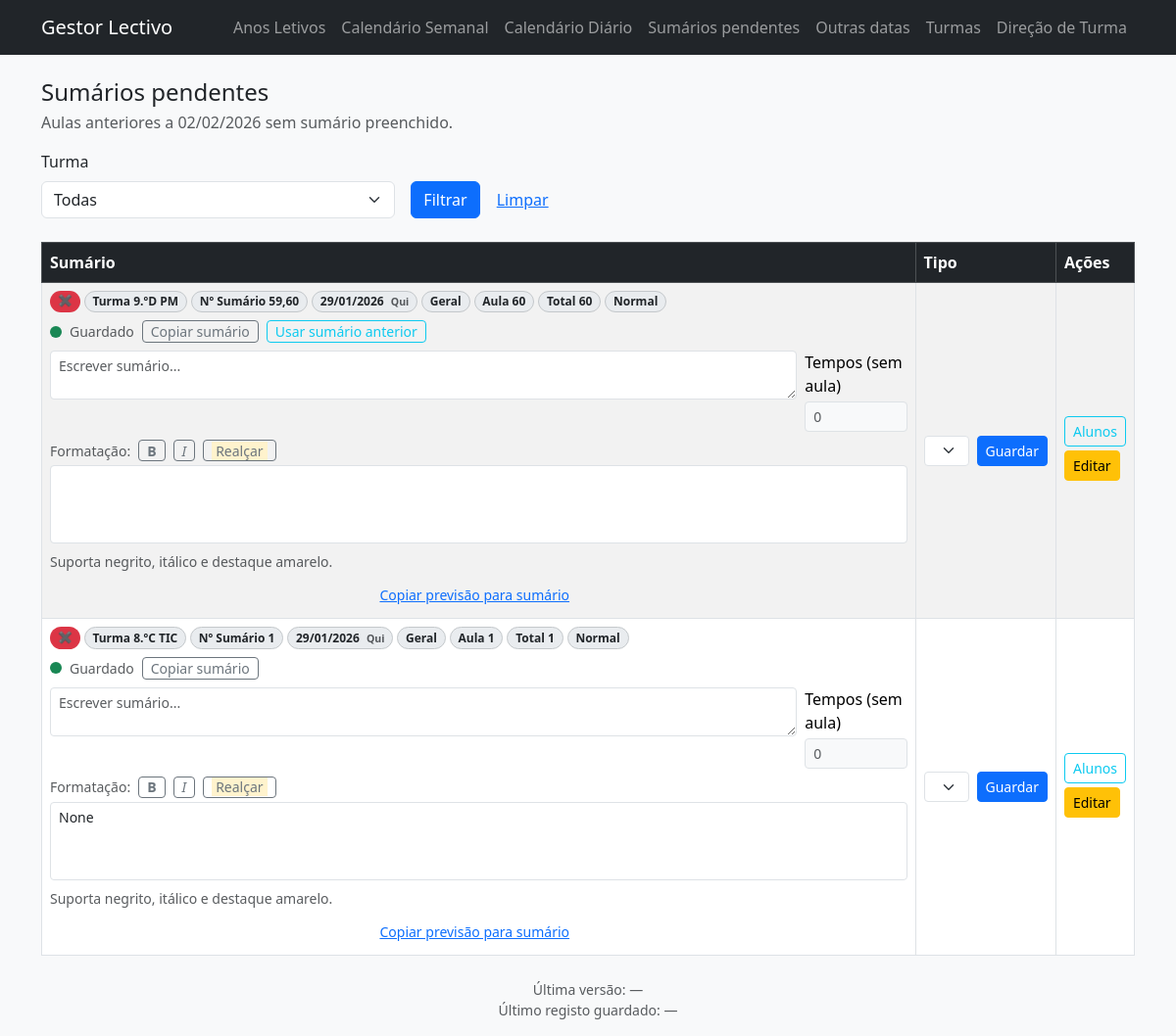
Page /calendario/sumarios-pendentes on the committed database.
### models.py (models this page shows)
class CalendarioAula(db.Model):
    __tablename__ = "calendario_aulas"
    id = db.Column(db.Integer, primary_key=True)
    turma_id = db.Column(db.Integer, db.ForeignKey("turmas.id"), nullable=False)
    periodo_id = db.Column(db.Integer, db.ForeignKey("periodos.id"), nullable=False)
    data = db.Column(db.Date, nullable=False)
    weekday = db.Column(db.Integer, nullable=False)
    modulo_id = db.Column(db.Integer, db.ForeignKey("modulos.id"))
    modulo = db.relationship("Modulo")
    numero_modulo = db.Column(db.Integer)
    total_geral = db.Column(db.Integer)
    sumarios = db.Column(db.String(255))
    tipo = db.Column(db.String(50), default="normal", nullable=False)
    apagado = db.Column(db.Boolean, default=False, nullable=False)
    tempos_sem_aula = db.Column(db.Integer, default=0)
    observacoes = db.Column(db.Text)
    sumario = db.Column(db.Text)
    previsao = db.Column(db.Text)
    atividade = db.Column(db.Boolean, default=False, server_default="0", nullable=False)
    atividade_nome = db.Column(db.Text)
    turma = db.relationship("Turma", backref="calendario_aulas")
    avaliacoes = db.relationship(
        "AulaAluno", back_populates="aula", cascade="all, delete-orphan"
    )
    __table_args__ = (
        db.Index("ix_cal_aulas_turma_data", "turma_id", "data", "apagado"),
        db.Index("ix_cal_aulas_periodo", "periodo_id", "data"),
        db.Index("ix_cal_aulas_modulo", "modulo_id"),
    )

class Turma(db.Model):
    __tablename__ = "turmas"
    id = db.Column(db.Integer, primary_key=True)
    nome = db.Column(db.String(50), nullable=False)
    tipo = db.Column(db.String(20), nullable=False, default="regular")
    periodo_tipo = db.Column(db.String(20), nullable=False, default="anual")
    ano_letivo_id = db.Column(db.Integer, db.ForeignKey("anos_letivos.id"))
    ano_letivo = db.relationship("AnoLetivo", backref="turmas")
    livros_turmas = db.relationship(
        "LivroTurma",
        back_populates="turma",
        cascade="all, delete-orphan",
    )
    livros = db.relationship(
        "Livro",
        secondary=lambda: LivroTurma.__table__,
        back_populates="turmas",
    )
    carga_segunda = db.Column(db.Float, nullable=True)
    carga_terca = db.Column(db.Float, nullable=True)
    carga_quarta = db.Column(db.Float, nullable=True)
    carga_quinta = db.Column(db.Float, nullable=True)
    carga_sexta = db.Column(db.Float, nullable=True)
    tempo_segunda = db.Column(db.Integer, nullable=True)
    tempo_terca = db.Column(db.Integer, nullable=True)
    tempo_quarta = db.Column(db.Integer, nullable=True)
    tempo_quinta = db.Column(db.Integer, nullable=True)
    tempo_sexta = db.Column(db.Integer, nullable=True)
    letiva = db.Column(db.Boolean, nullable=False, default=True, server_default="1")
    turmas_disciplinas = db.relationship(
        "TurmaDisciplina",
        back_populates="turma",
        cascade="all, delete-orphan",
    )
    disciplinas = db.relationship(
        "Disciplina",
        secondary=lambda: TurmaDisciplina.__table__,
        back_populates="turmas",
    )
    alunos = db.relationship(
        "Aluno",
        back_populates="turma",
        cascade="all, delete-orphan",
    )

class Modulo(db.Model):
    __tablename__ = "modulos"
    id = db.Column(db.Integer, primary_key=True)
    turma_id = db.Column(db.Integer, db.ForeignKey("turmas.id"), nullable=False)
    nome = db.Column(db.String(255), nullable=False)
    total_aulas = db.Column(db.Integer, nullable=False)
    tolerancia = db.Column(db.Integer, nullable=False, default=2)

### app.py (the view)
    @app.route("/calendario/sumarios-pendentes")
    def calendario_sumarios_pendentes():
        hoje = date.today()
        turma_id = request.args.get("turma_id", type=int)
        turma_selecionada = Turma.query.get(turma_id) if turma_id else None
        aulas = listar_sumarios_pendentes(hoje, turma_id=turma_id)
        faltas_por_aula = _mapear_alunos_em_falta(aulas)
        aulas_com_avaliacao = _mapear_aulas_com_avaliacao(aulas)
        anos_fechados = {
            a.turma_id: bool(
                a.turma and a.turma.ano_letivo and a.turma.ano_letivo.fechado
            )
            for a in aulas
            if a.turma_id
        }
        sumarios_anteriores = _mapear_sumarios_anteriores(aulas)
        return render_template(
            "turmas/sumarios_pendentes.html",
            hoje=hoje,
            aulas=aulas,
            turmas=turmas_abertas_ativas(),
            turma_selecionada=turma_selecionada,
            faltas_por_aula=faltas_por_aula,
            aulas_com_avaliacao=aulas_com_avaliacao,
            sumarios_anteriores=sumarios_anteriores,
            tipos_sem_aula=DEFAULT_TIPOS_SEM_AULA,
            tipos_aula=TIPOS_AULA,
            tipo_labels=dict(TIPOS_AULA),
            anos_fechados=anos_fechados,
        )

### templates/turmas/sumarios_pendentes.html (shortened to what this page needs)
{% extends "base.html" %}
{% set title = "Sumários pendentes" %}
{% block content %}
  <div class="d-flex justify-content-between align-items-center mb-3">
    <div>
      <h1 class="h4 mb-1">Sumários pendentes</h1>
      <div class="text-muted">Aulas anteriores a {{ hoje.strftime('%d/%m/%Y') }} sem sumário preenchido.</div>
    </div>
    {% set algum_editavel = false %}
    {% for aula in aulas %}
      {% if not anos_fechados.get(aula.turma_id, False) %}{% set algum_editavel = true %}{% endif %}
    {% endfor %}
  </div>
  <form class="row g-3 align-items-end mb-4">
    <div class="col-md-4">
      <label class="form-label" for="turma-filtro">Turma</label>
      <select id="turma-filtro" name="turma_id" class="form-select">
        <option value="">Todas</option>
      </select>
    </div>
    <div class="col-auto">
      <button class="btn btn-primary" type="submit">Filtrar</button>
      <a class="btn btn-link" href="/calendario/sumarios-pendentes">Limpar</a>
    </div>
  </form>
  {% if not aulas %}
    <div class="alert alert-success">Não existem sumários pendentes anteriores a hoje.</div>
  {% else %}
    <table class="table table-striped table-bordered align-middle">
      <thead class="table-dark">
        <tr>
          <th style="width: 65%;">Sumário</th>
          <th>Tipo</th>
          <th style="width: 160px;">Ações</th>
        </tr>
      </thead>
      <tbody>
        {% for a in aulas %}
          {% set sumarios_limpos = (a.sumarios or '').split(',')|map('trim')|reject('equalto','')|list %}
          {% set total_base = sumarios_limpos|length if sumarios_limpos|length > 0 else 1 %}
          {% set total_previsto = [total_base, a.tempos_sem_aula or 0]|max %}
          {% if total_previsto < 1 %}{% set total_previsto = 1 %}{% endif %}
          {% set faltas = a.tempos_sem_aula if a.tempos_sem_aula is not none else (total_previsto if a.tipo in tipos_sem_aula else 0) %}
          {% set faltas = [faltas, total_previsto]|min %}
          {% set faltas = [faltas, 0]|max %}
          {% set sem_aula = a.tipo in tipos_sem_aula %}
          {% set sem_aula_total = sem_aula and faltas >= total_previsto %}
          {% set tipo_label = tipo_labels.get(a.tipo, a.tipo) if tipo_labels is defined else a.tipo %}
          {% set turma_fechada = anos_fechados.get(a.turma_id, False) %}
          {% set form_id = 'sumario-form-' ~ a.id %}
          {% set sumario_anterior = sumarios_anteriores.get(a.id) if sumarios_anteriores is defined else None %}
          {% set alunos_abertos = a.id in aulas_com_avaliacao if aulas_com_avaliacao is defined else False %}
          <tr>
            <td class="w-100">
              <div class="d-flex flex-wrap gap-1 mb-2">
                {% if a.turma and a.turma.letiva %}
                  <span class="badge rounded-pill {% if alunos_abertos %}border border-success text-success bg-white{% else %}bg-danger text-light{% endif %}"
                        title="{% if alunos_abertos %}Janela alunos já aberta{% else %}Janela alunos ainda não aberta{% endif %}">
                    {% if alunos_abertos %}○{% else %}✖{% endif %}
                  </span>
                {% endif %}
                <span class="badge rounded-pill bg-body-secondary text-dark border border-secondary-subtle">Turma {{ a.turma.nome if a.turma else a.turma_id }}</span>
                <span class="badge rounded-pill bg-body-secondary text-dark border border-secondary-subtle">Nº Sumário {% if sem_aula %}—{% else %}{{ a.sumarios or '—' }}{% endif %}</span>
                {% if a.data %}
                  <span class="badge rounded-pill bg-body-secondary text-dark border border-secondary-subtle">
                    {{ a.data.strftime('%d/%m/%Y') }}
                    <small class="text-muted ms-1">{{ ['Seg','Ter','Qua','Qui','Sex','Sáb','Dom'][a.data.weekday()] }}</small>
                  </span>
                {% endif %}
                <span class="badge rounded-pill bg-body-secondary text-dark border border-secondary-subtle">{% if a.modulo %}{{ a.modulo.nome }}{% else %}Sem módulo{% endif %}</span>
                <span class="badge rounded-pill bg-body-secondary text-dark border border-secondary-subtle">Aula {% if sem_aula_total %}—{% else %}{{ a.numero_modulo or '—' }}{% endif %}</span>
                <span class="badge rounded-pill bg-body-secondary text-dark border border-secondary-subtle">Total {% if sem_aula_total %}—{% else %}{{ a.total_geral or '—' }}{% endif %}</span>
                <span class="badge rounded-pill {% if sem_aula %}bg-danger text-light{% else %}bg-body-secondary text-dark border border-secondary-subtle{% endif %}">{{ tipo_label }}</span>
              </div>
              {% if turma_fechada %}
                <div class="mb-1">{{ a.sumario or '' }}</div>
                {% if a.previsao %}
                  <div class="text-muted small">Previsão: {{ a.previsao|safe }}</div>
                {% endif %}
              {% else %}
                <form method="post"
                      id="{{ form_id }}"
                      action="{{ url_for('calendario_update_sumario', turma_id=a.turma_id, aula_id=a.id) }}"
                      class="d-flex flex-column gap-2 js-sumario-form">
                  <div class="d-flex align-items-center gap-2 text-muted small flex-wrap">
                  <div class="d-flex align-items-center gap-2">
                    <span class="sumario-status-dot status-saved js-sumario-status" aria-hidden="true"></span>
                    <span class="js-sumario-status-text">Guardado</span>
                  </div>
                  <button type="button" class="btn btn-outline-secondary btn-sm py-0 js-copy-sumario">Copiar sumário</button>
                  {% if sumario_anterior %}
                    <button type="button"
                            class="btn btn-outline-info btn-sm py-0 js-use-prev-sumario"
                            data-sumario-anterior="{{ sumario_anterior }}">
                      Usar sumário anterior
                    </button>
                  {% endif %}
                </div>
                {% set previsao_id = "previsao-" ~ a.id %}
                <div class="d-flex align-items-start gap-2">
                  <textarea name="sumario"
                            class="form-control form-control-sm js-autoresize"
                            rows="2"
                              placeholder="Escrever sumário...">{{ a.sumario or '' }}</textarea>
                    <div class="d-flex flex-column" style="width: 120px;">
                      <label class="form-label form-label-sm mb-1">Tempos (sem aula)</label>
                      {% set pode_editar_tempos = a.tipo in tipos_sem_aula %}
                      <input type="number"
                             name="tempos_sem_aula"
                             form="{{ form_id }}"
                             class="form-control form-control-sm {% if not pode_editar_tempos %}bg-light text-muted{% endif %}"
                             min="0"
                             value="{{ faltas if sem_aula else 0 }}"
                             data-total-previsto="{{ total_previsto }}"
                             data-tempos-atual="{{ faltas if sem_aula else 0 }}"
                             {% if not pode_editar_tempos %}readonly{% endif %}>
                    </div>
                  </div>
                  <div class="js-richtext-wrapper d-flex flex-column gap-1">
                    <div class="richtext-toolbar d-flex flex-wrap align-items-center gap-2">
                      <span class="small text-muted">Formatação:</span>
                      <button type="button" class="btn btn-outline-secondary btn-sm js-richtext-cmd" data-command="bold"><strong>B</strong></button>
                      <button type="button" class="btn btn-outline-secondary btn-sm js-richtext-cmd" data-command="italic"><em>I</em></button>
                      <button type="button" class="btn btn-outline-secondary btn-sm js-richtext-cmd" data-command="backColor" data-value="#fff3cd"><span class="px-1" style="background: #fff3cd;">Realçar</span></button>
                    </div>
                    <div
                      class="form-control form-control-sm js-richtext-editor richtext-editor"
                      contenteditable="true"
                      data-target="#{{ previsao_id }}"
                      aria-label="Previsão da aula"
                    >{{ a.previsao|default('')|safe }}</div>
                    <div class="form-text">Suporta negrito, itálico e destaque amarelo.</div>
                  </div>
                  <button type="button" class="btn btn-link btn-sm ps-0 js-copy-previsao">Copiar previsão para sumário</button>
                </form>
              {% endif %}
              {% set faltas_alunos = faltas_por_aula.get(a.id) if faltas_por_aula else [] %}
            </td>
            <td>
              {% if turma_fechada %}
                {{ tipo_label }}
                {% if sem_aula %}
                  <div class="small text-danger">Tempos sem aula: {{ faltas }}</div>
                {% endif %}
              {% else %}
                <div class="d-flex align-items-start gap-2">
                  <select name="tipo"
                          form="{{ form_id }}"
                          class="form-select form-select-sm">
                    {% for valor, label in tipos_aula %}
                      <option value="{{ valor }}" {% if a.tipo == valor %}selected{% endif %}>{{ label }}</option>
                    {% endfor %}
                  </select>
                  <button type="submit" form="{{ form_id }}" class="btn btn-sm btn-primary">Guardar</button>
                </div>
              {% endif %}
            </td>
            <td>
              {% if turma_fechada %}
                <span class="badge bg-secondary">Ano letivo fechado</span>
              {% else %}
                {% if a.turma and a.turma.letiva %}
                  <a href="{{ url_for('calendario_aula_alunos', turma_id=a.turma_id, aula_id=a.id, return_url=request.full_path) }}"
                     class="btn btn-sm btn-outline-info mb-1">Alunos</a>
                {% endif %}
                <a href="{{ url_for('calendario_edit', turma_id=a.turma_id, aula_id=a.id, view='pendentes', data_ref=a.data.isoformat() if a.data else None, periodo_id=a.periodo_id) }}"
                   class="btn btn-sm btn-warning mb-1">Editar</a>
              {% endif %}
            </td>
          </tr>
        {% endfor %}
      </tbody>
    </table>
  {% endif %}
{% endblock %}

### rows in the picture
CalendarioAula: turma "9.ºD PM", sumarios "59,60", data "29/01/2026", data "Qui", modulo.nome "Geral", numero_modulo "60", total_geral "60", tipo "Normal", tempos_sem_aula "0"
CalendarioAula: turma "8.ºC TIC", sumarios "1", data "29/01/2026", data "Qui", modulo.nome "Geral", numero_modulo "1", total_geral "1", tipo "Normal", tempos_sem_aula "0"

### other values in the picture
{{ app_version_timestamp or '—' }} "—"
{{ last_save_timestamp or '—' }} "—"
